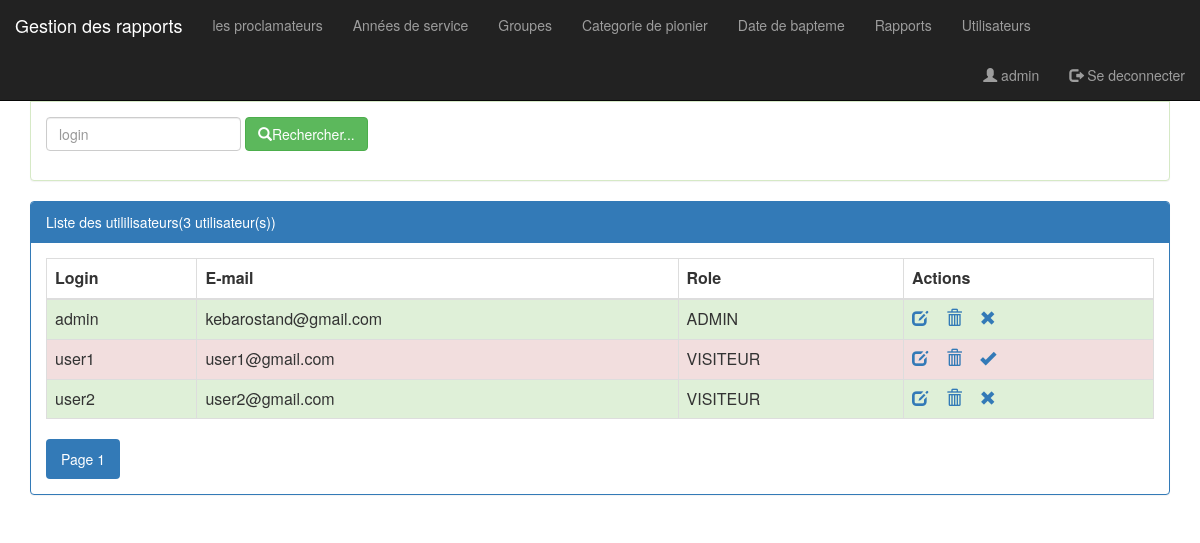
Page /pages/utilisateur.php (signed in) on the committed database.
### tables this page shows
create table utilisateur(
    id int(4) auto_increment primary key,
    login varchar(50),
    email varchar(255),
    role varchar(50),
    etat varchar(1),
    pwd varchar(255)
);

### pages/utilisateur.php (the view, shortened to what this page needs)
<?php
    require_once("connexiondb.php");
    $login=isset($_GET['login'])?$_GET['login']:"";
    $size=isset($_GET['size'])?$_GET['size']:3;
    $page=isset($_GET['page'])?$_GET['page']:1;
    $requete="select * from utilisateur where login like '%$login%'";
    $requeteCount="select count(*) countU from utilisateur";
    $resultatU=$pdo->query($requete);
    $resultatCount=$pdo->query($requeteCount);
    $tabCount=$resultatCount->fetch();
    $nbrUtilisateur=$tabCount['countU'];
    $reste=$nbrUtilisateur % $size;
    if($reste===0)
        $nbrPage=$nbrUtilisateur/$size;
    else
        $nbrPage=floor($nbrUtilisateur/$size)+1;
?>
<HTML>
    <head>
        <link rel="stylesheet" type="text/css" href="../css/bootstrap.min.css">
        <link rel="stylesheet" type="text/css" href="../css/monStyle.css">
    </head>
    <body>
        <?php include("menu.php"); ?>
        <div class="container">
            <div class="panel panel-success margetop">
                <div class="panel-heading">Rechercher...</div>
                <div class="panel-body">
                   <form method="get" action="utilisateur.php" class="form-inline">
                       <div class="form-group">
                            <input
                                   type="text"
                                   name="login"
                                   placeholder="login"
                                   class="form-control"
                                   value="<?php echo $login; ?>">
                        </div>
                       <button type="submit" class="btn btn-success">
                           <span class="glyphicon glyphicon-search"></span>Rechercher...
                       </button>
                    </form>
                </div>
            </div>
            <div class="panel panel-primary">
                <div class="panel-heading">Liste des utililisateurs(<?php echo $nbrUtilisateur ?> utilisateur(s))</div>
                <div class="panel-body">
                   <table class="table table-striped table-bordered">
                       <thead>
                           <tr>
                                <th>Login</th><th>E-mail</th><th>Role</th>
                                <?php if($_SESSION['user']['role']=='ADMIN'){ ?>
                                    <th>Actions</th>
                                <?php }?>
                           </tr>
                       </thead>
                       <tbody>
                               <?php while($utilisateur=$resultatU->fetch()){ ?>
                                    <tr class='<?php echo $utilisateur['etat']==1?'success':'danger' ?>'>
                                        <td><?php echo $utilisateur['login'] ?></td>
                                        <td><?php echo $utilisateur['email'] ?></td>
                                        <td><?php echo $utilisateur['role'] ?></td>
                                        <?php if($_SESSION['user']['role']=='ADMIN'){ ?>
                                                <td>
                                                    <a
                                                    href="editerUser.php?idU=<?php echo $utilisateur['id'] ?>">
                                                        <span class="glyphicon glyphicon-edit"></span>
                                                    </a>
                                                    <a onclick="return confirm('Etes vous sur de vouloir suprimer cet utilisateur')"
                                                        href="suprimerUser.php?idU=<?php echo $utilisateur['id'] ?>">
                                                        <span class="glyphicon glyphicon-trash"></span>
                                                    </a>
                                                    <a
                                                    href="activerUser.php?idU=<?php echo $utilisateur['id'] ?>&etat=<?php echo $utilisateur['etat']  ?> ">
                                                            <?php
                                                                if($utilisateur['etat']==1)
                                                                    echo '<span class="glyphicon glyphicon-remove"></span>';
                                                                else
                                                                    echo '<span class="glyphicon glyphicon-ok"></span>';
                                                            ?>
                                                    </a>
                                                </td>
                                        <?php }?>
                                    </tr>
                               <?php } ?>
                       </tbody>
                   </table>
                    <div>
                        <ul class="nav nav-pills">
                            <?php for($i=1;$i<=$nbrPage;$i++){ ?>
                                <li class="<?php if($i==$page) echo'active' ?>">
                                    <a href="utilisateur.php?page=<?php echo $i; ?>&login=<?php echo $login ?>">
                                        Page <?php echo $i; ?>
                                    </a>
                                </li>
                            <?php } ?>
                        </ul>
                    </div>
                </div>
            </div>
        </div>
    </body>
</HTML>

### css/monStyle.css (style rules this page uses)
.margetop { margin-top: 60px; }

### rows in the picture
utilisateur: login "admin", email "kebarostand@gmail.com", role "ADMIN", etat "1" (drawn)
utilisateur: login "user1", email "user1@gmail.com", role "VISITEUR", etat "0" (drawn)
utilisateur: login "user2", email "user2@gmail.com", role "VISITEUR", etat "1" (drawn)

### other values in the picture
$_SESSION['user']['login'] "admin"
$nbrUtilisateur "3"
